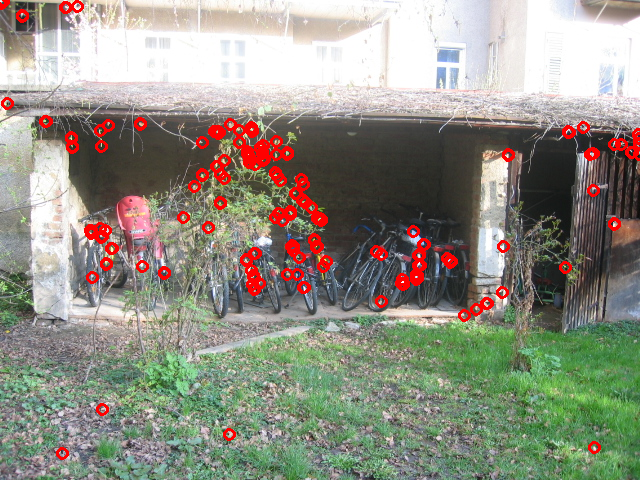
//> input picture hw1/bike_001_150.png, 640 x 480 px
$ ./cornerHarris bike_001_150.png 100 out.png   (built with g++ and OpenCV 4)
//> lines starting //> are read from the running program, lines starting //| are printed output that depends on the picture; after the words box and inside, x2 and y2 are one past the last pixel; in counts of white or black regions, pixels touching at a corner belong together
/**
 * @function cornerHarris_Demo.cpp
 * @brief Demo code for detecting corners using Harris-Stephens method
 * @author OpenCV team
 */

// #include "opencv2/imgcodecs.hpp"
#include "opencv2/highgui/highgui.hpp"
#include "opencv2/imgproc/imgproc.hpp"
#include <iostream>
#include <stdio.h>
#include <stdlib.h>
#include <cstdlib>

using namespace cv;
using namespace std;

/// Global variables
Mat src, src_gray;
int thresh = 200;
int max_thresh = 255;
char *out_file;

const char* source_window = "Source image";
const char* corners_window = "Corners detected";

/// Function header
void cornerHarris_demo( int, void* );

/**
 * @function main
 */
int main( int, char** argv )
{
  /// Load source image and convert it to gray
  src = imread( argv[1], 1 );
//> src is the input picture: 480 rows x 640 cols, CV_8UC3; mean B, G, R 131.2, 143.8, 145.5
  thresh = atoi(argv[2]);
//> thresh = 100
  out_file = argv[3];
//> out_file = "out.png"
  cvtColor( src, src_gray, COLOR_BGR2GRAY );
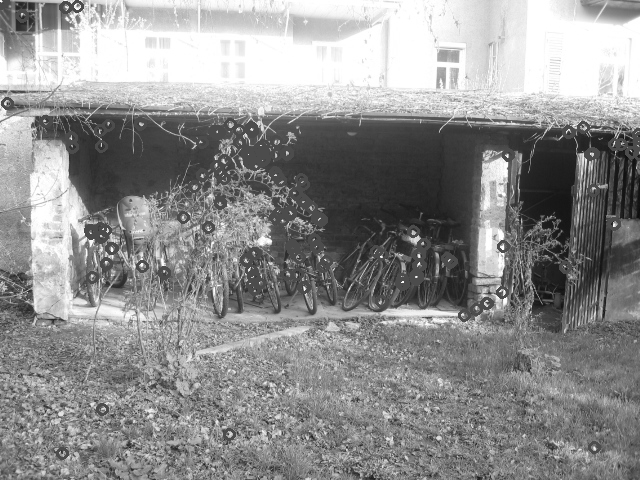
//> src_gray: 480 rows x 640 cols, CV_8UC1; min 12, max 255, mean 142.9

  /// Create a window and a trackbar
  namedWindow( source_window, WINDOW_AUTOSIZE );
  // createTrackbar( "Threshold: ", source_window, &thresh, max_thresh, cornerHarris_demo );
  imshow( source_window, src );

  cornerHarris_demo( 0, 0 );

  waitKey(0);
  return(0);
}

/**
 * @function cornerHarris_demo
 * @brief Executes the corner detection and draw a circle around the possible corners
 */
void cornerHarris_demo( int, void* )
{

  Mat dst, dst_norm, dst_norm_scaled;
  dst = Mat::zeros( src.size(), CV_32FC1 );

  /// Detector parameters
  int blockSize = 2;
  int apertureSize = 3;
  double k = 0.04;

  /// Detecting corners
  cornerHarris( src_gray, dst, blockSize, apertureSize, k, BORDER_DEFAULT );

  /// Normalizing
  normalize( dst, dst_norm, 0, 255, NORM_MINMAX, CV_32FC1, Mat() );
  convertScaleAbs( dst_norm, dst_norm_scaled );

  /// Drawing a circle around corners
  for( int j = 0; j < dst_norm.rows ; j++ )
     { for( int i = 0; i < dst_norm.cols; i++ )
          {
            if( (int) dst_norm.at<float>(j,i) > thresh )
              {
               // circle( dst_norm_scaled, Point( i, j ), 5,  Scalar(0), 2, 8, 0 );
               circle( src, Point( i, j ), 5,  Scalar(0,0,255), 2, 8, 0 );
              }
          }
     }
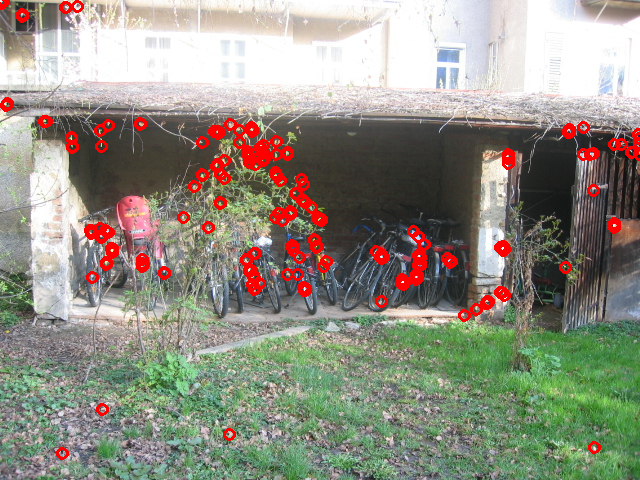
//> src: 480 rows x 640 cols, CV_8UC3; 0.39% of pixels changed, all inside (x1, y1, x2, y2) = (0, 8, 621, 307)
  /// Showing the result
  namedWindow( corners_window, WINDOW_AUTOSIZE );
  imshow( corners_window, src );
  imwrite( out_file, src );
}

$ run again, on hw1/bike_002_100.png
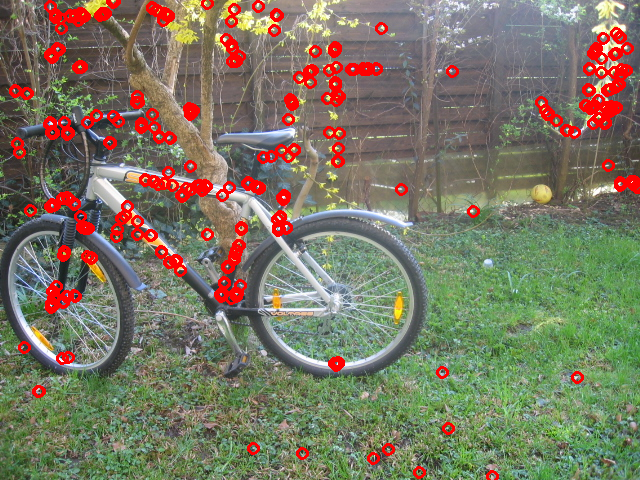
//> input picture hw1/bike_002_100.png, 640 x 480 px
//> src is the input picture: 480 rows x 640 cols, CV_8UC3; mean B, G, R 99, 118.8, 123.7
//> thresh = 100
//> out_file = "out.png"
//> in cornerHarris_demo, `cornerHarris( src_gray, dst, blockSize, apertureSize, k, BORDER_DEFAUL..`:
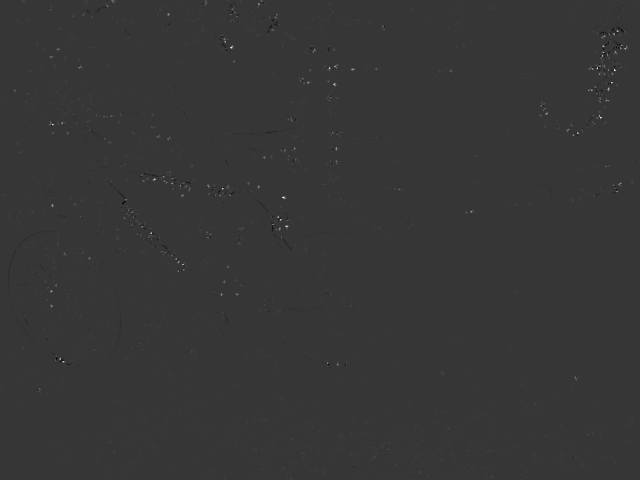
//> dst: 480 rows x 640 cols, CV_32FC1; min -0.00889, max 0.0326, mean 3.53e-05; drawn with min black and max white
//> after the loop in cornerHarris_demo, `for( int j = 0; j < dst_norm.rows ; j++ )`:
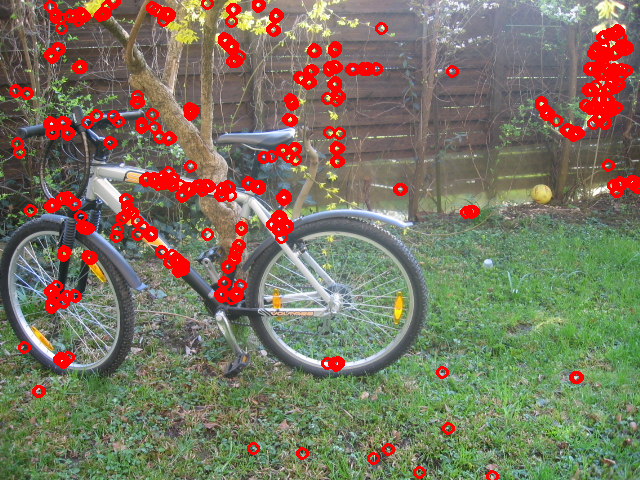
//> src: 480 rows x 640 cols, CV_8UC3; 1.14% of pixels changed, all inside (x1, y1, x2, y2) = (44, 0, 633, 384)
